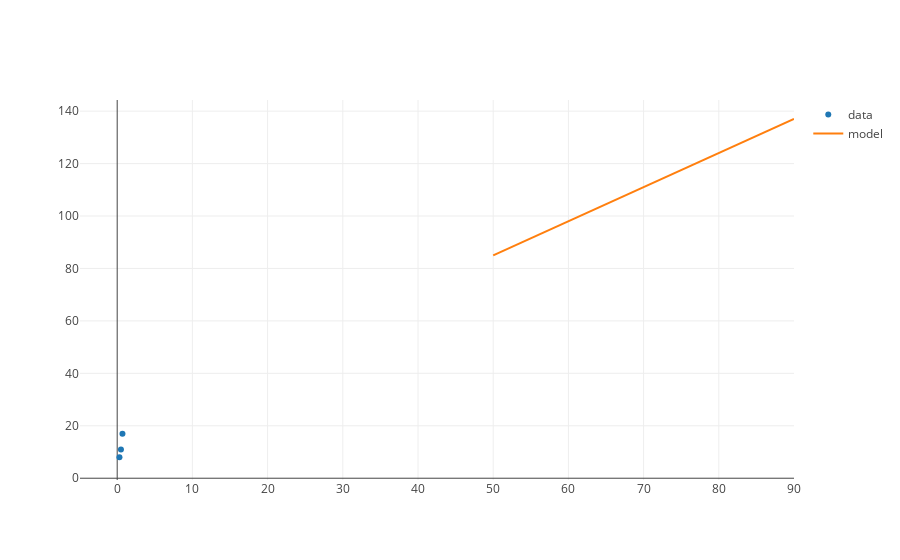

Notebook source saved alongside this figure:
### Markdown cell above
Uncomment the code below to display a trace of our model and our outputs.

### Code cell
from graph import trace_values, plot
data_trace = trace_values([.30, .50, .70], [8, 11, 17], name = 'data')
layout = {'yaxis': {'range': [0, 18], 'title': 'expected customers'}, 'xaxis': {'title': 'temperatures'}}
plot([data_trace, model_trace])

### Figure 1 — Plotly figure (JSON) as saved in the notebook; plotly's stock layout.template omitted (floating-point values rounded to 4 significant figures)
{"data": [{"mode": "markers", "name": "data", "text": [], "type": "scatter", "uid": "918b0b6e-0bc8-438f-a6e8-a62afc9360fe", "x": [0.3, 0.5, 0.7], "y": [8, 11, 17]}, {"mode": "lines", "name": "model", "text": [], "type": "scatter", "uid": "c6ec5814-831b-41c8-a78a-caeedffcb5a3", "x": [50, 55, 60, 65, 70, 75, 80, 85, 90], "y": [85, 91.5, 98, 104.5, 111, 117.5, 124, 130.5, 137]}], "layout": {}}
